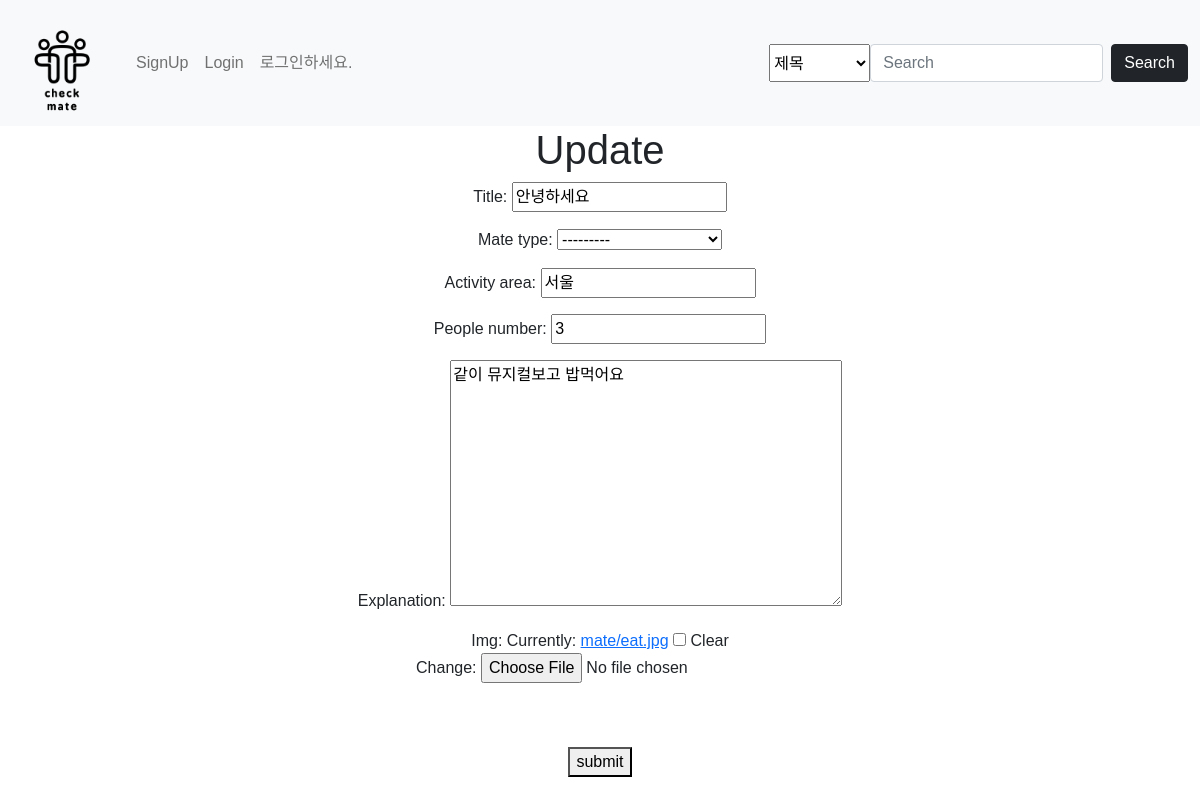
The app's page /checkmateapp/edit/1, older data.
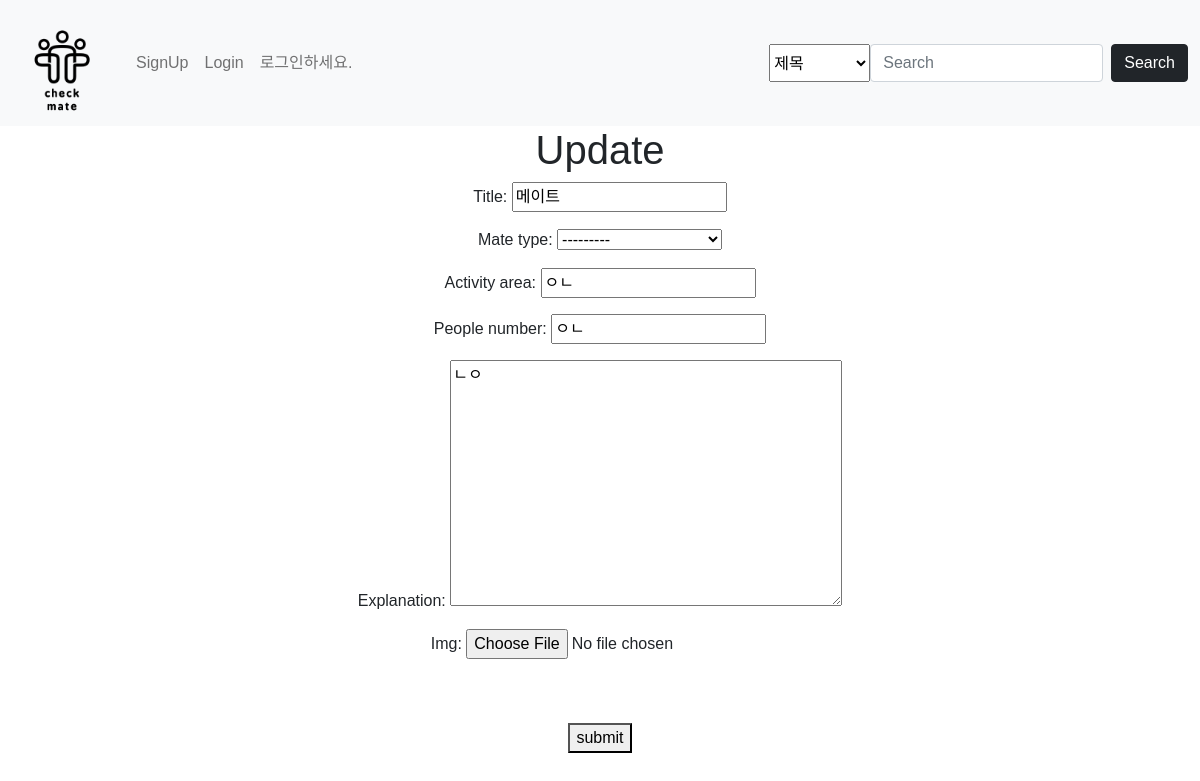
The same page, newer data.
### checkmateapp/models.py (models this page shows, shortened)
class Mate(models.Model):
    title = models.CharField(max_length=50)
    mate_type_Choices = (
        ('문화생활 메이트','문화생활 메이트'),
        ('국내•해외여행 메이트','국내•해외여행 메이트'),
        ('캠핑 메이트','캠핑 메이트'),
        ('운동 메이트','운동 메이트'),
        ('공부 메이트','공부 메이트'),
    )
    mate_type = models.TextField(choices=mate_type_Choices)
    writer = models.ForeignKey(CustomUser, on_delete=models.CASCADE, related_name='usernames')
    activity_area = models.CharField(max_length=50)
    explanation = models.TextField()
    people_number = models.CharField(max_length=50)
    created_at = models.DateTimeField()
    img = models.ImageField(upload_to="mate/", blank = True, null = True)
    image_thumbnail = ImageSpecField(source = 'img', processors=[ResizeToFill(120,100)])

### checkmateapp/views.py (the view, shortened to what this page needs)
# urls.py: path('edit/<str:post_id>', edit, name = "edit"),
def edit(request, post_id):
    post = get_object_or_404(Mate, pk = post_id)
    if request.method == 'GET':  #수정하려고 들어갔을 때
        form = mateForm(instance = post)
        return render(request, 'edit.html', {'form' : form})

### checkmateapp/forms.py
class mateForm(forms.ModelForm):
    class Meta:
        model = Mate
        fields = ['title', 'mate_type', 'activity_area', 'people_number', 'explanation', 'img']

### checkmateapp/templates/edit.html (shortened to what this page needs)
{% extends 'base.html' %}
{% block content %}
<h1>Update</h1>
<form method="post" enctype="multipart/form-data">
    {{form.as_p}}
    <br><br>
    <button type ="submit">submit</button>
</form>
{% endblock %}

Row changes from the older to the newer data that the page shows:
changed Mate: title "안녕하세요" → "메이트"; activity_area "서울" → "ㅇㄴ"; people_number "3" → "ㅇㄴ"; explanation "같이 뮤지컬보고 밥먹어요" → "ㄴㅇ"
Text that changed along with them:
form field as_p: "☐" → (not shown)
text no longer shown: "Title: Mate type: Activity area: People number: Explanation: Img: Currently: mate/eat.jpg Clear Change:"
text now shown: "Title: Mate type: Activity area: People number: Explanation: Img:"
